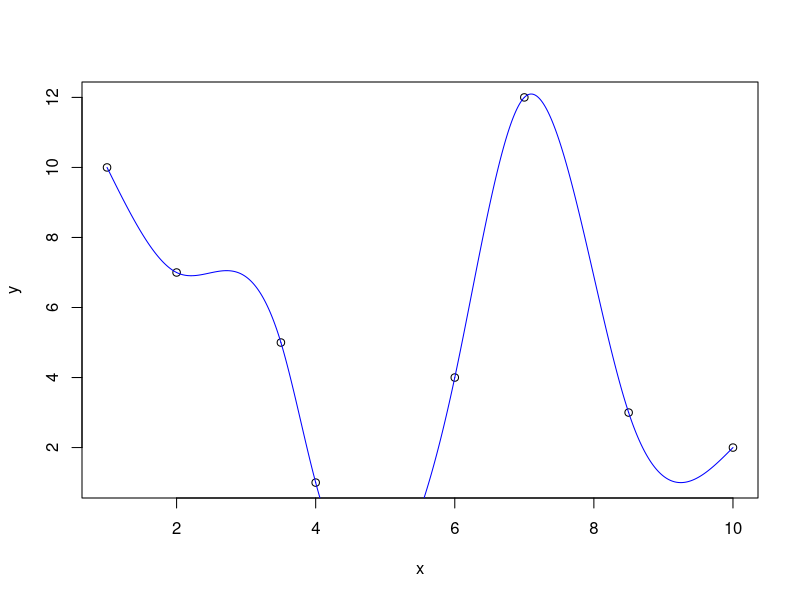

Write the R code that produced this figure.
TriDiag<-function(a,b,c,d){
  n<-length(a)
  u<-array(0,n)
  y<-u
  x<-y
  
  u[1]<-a[1]
  y[1]<-d[1]
  for(i in 2:n){
    koef<--b[i-1]/u[i-1]
    u[i]<-a[i]+koef*c[i-1]
    y[i]<-d[i]+koef*y[i-1]
  }
  x[n]<-y[n]/u[n]
  for(i in (n-1):1){
    x[i]<-(y[i]-c[i]*x[i+1])/u[i]
  }
  return(x)
}
Horner<-function(a,b,c,d,x,x0){
  dx<-x0-x
  return(((d*dx+c)*dx+b)*dx+a)
}
x<-c(1,2,3.5,4,6,7,8.5,10)
y<-c(10,7,5,1,4,12,3,2)
n<-length(x)
dx<-x[2:n]-x[1:(n-1)]
dy<-y[2:n]-y[1:(n-1)]
dd<-3*(dy[2:(n-1)]/dx[2:(n-1)]-dy[1:(n-2)]/dx[1:(n-2)])
aa<-2*(dx[2:(n-1)]+dx[1:(n-2)])
bb<-dx[2:(n-2)]
cc<-bb
c<-TriDiag(aa,bb,cc,dd)
c<-c(0,c,0)
d<-(c[2:n]-c[1:(n-1)])/(3*dx)
b<-dy/dx-((d*dx)+c[1:(n-1)])*dx
plot(x,y)
for(i in 1:(n-1)){
  xa<-seq(x[i],x[i+1],dx[i]/100)
  ya<-Horner(y[i],b[i],c[i],d[i],x[i],xa)
  lines(xa,ya,col="blue")
}